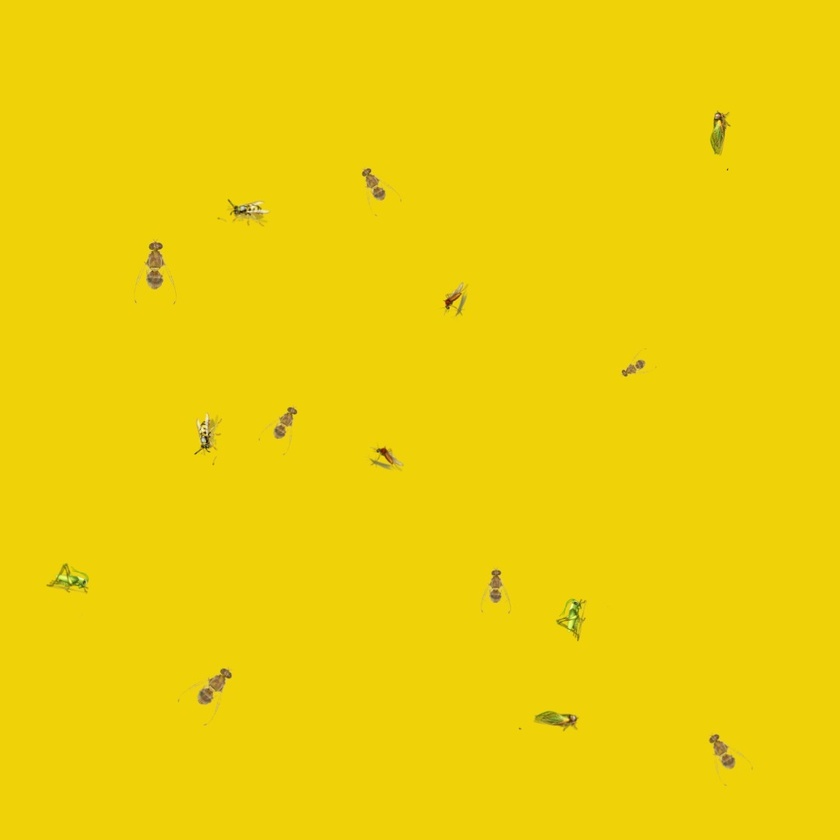
#> input picture Training/Session_11/Insects.jpg, 840 x 840 px, shrunk from 1080 x 1080 before the run, found by its file name
$ python Task2.py
#> lines starting #> are read from the running program, lines starting #| are printed output that depends on the picture; after the words box and inside, x2 and y2 are one past the last pixel; in counts of white or black regions, pixels touching at a corner belong together
import cv2
import numpy as np

image_path = 'Session_11\\Insects.jpg'
image = cv2.imread(image_path)
#> image is the input picture: shape (840, 840, 3); mean B, G, R 8.6, 209.3, 238.2

hsv_image = cv2.cvtColor(image, cv2.COLOR_BGR2HSV)
#> hsv_image: shape (840, 840, 3); mean H, S, V 26, 245.2, 238.2

lower_bound = (0, 0, 0)
upper_bound = (180, 255, 200)

mask = cv2.inRange(hsv_image, lower_bound, upper_bound)
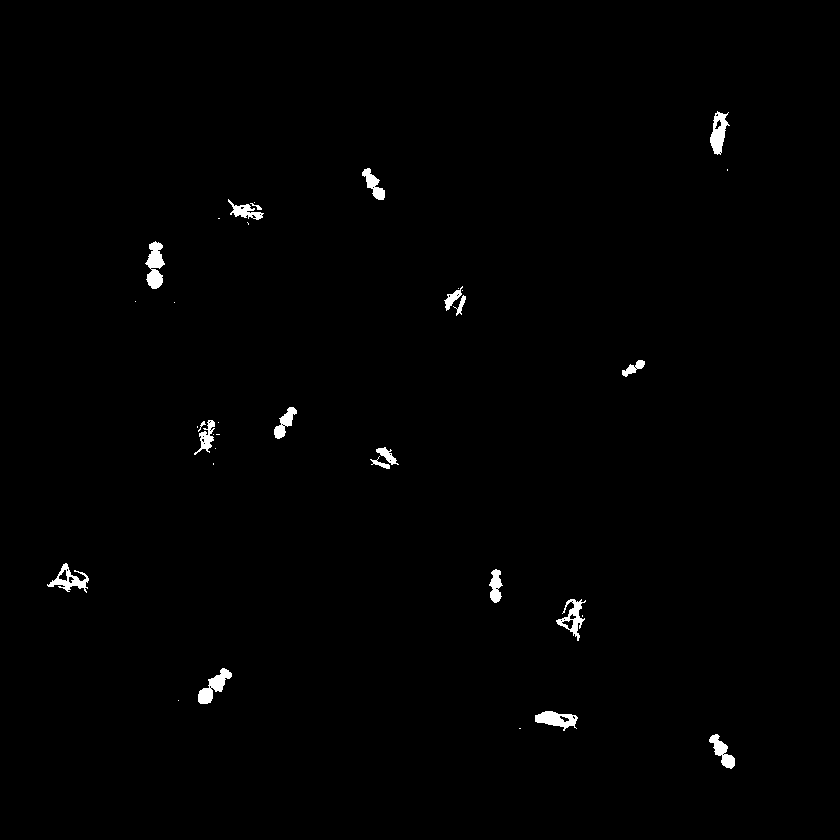
#> mask: shape (840, 840); 0.8% white; 36 white regions (17 under 20 px), largest, box (x1, y1, x2, y2) and area: (145, 241, 165, 289) 584, (198, 668, 232, 704) 509, (535, 711, 578, 731) 478

kernel = cv2.getStructuringElement(cv2.MORPH_ELLIPSE, (3, 3))
mask = cv2.morphologyEx(mask, cv2.MORPH_OPEN, kernel)
#> mask: shape (840, 840); 0.74% white; 22 white regions (3 under 20 px), largest, box (x1, y1, x2, y2) and area: (198, 668, 232, 704) 503, (535, 711, 578, 729) 462, (710, 112, 728, 155) 457
mask = cv2.morphologyEx(mask, cv2.MORPH_CLOSE, kernel)
#> mask: shape (840, 840); 0.76% white; 17 white regions (2 under 20 px)

# Find contours in the mask
contours, _ = cv2.findContours(mask, cv2.RETR_EXTERNAL, cv2.CHAIN_APPROX_SIMPLE)
#> contours = 17 contours, 2 with area under 20; largest, box (x1, y1, x2, y2) and area: (145, 241, 165, 289) 532, (198, 668, 232, 704) 461, (535, 711, 578, 729) 446, (710, 112, 728, 155) 438, (709, 734, 735, 769) 350

# Filter contours by area if needed
min_contour_area = 50
filtered_contours = [cnt for cnt in contours if cv2.contourArea(cnt) > min_contour_area]
#> filtered_contours = 15 contours; largest, box (x1, y1, x2, y2) and area: (145, 241, 165, 289) 532, (198, 668, 232, 704) 461, (535, 711, 578, 729) 446, (710, 112, 728, 155) 438, (709, 734, 735, 769) 350

# Draw contours on the original image
cv2.drawContours(image, filtered_contours, -1, (0, 255, 0), 2)
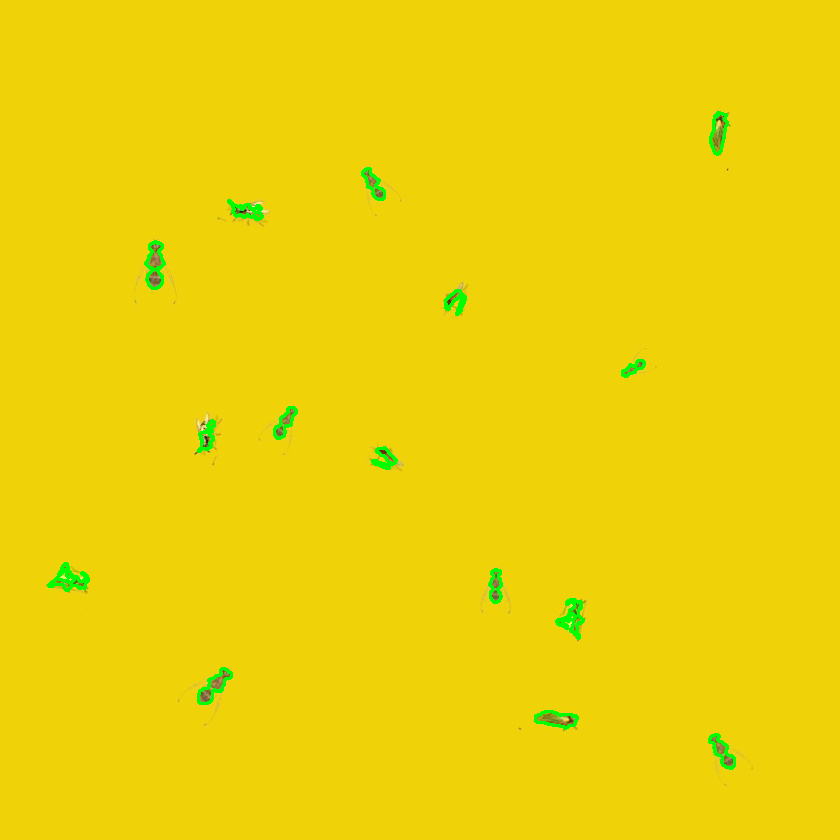
#> image: shape (840, 840, 3); 0.77% of pixels changed, all inside (x1, y1, x2, y2) = (47, 111, 736, 770)

# Count the number of insects detected
number_of_insects = len(filtered_contours)
#> number_of_insects = 15
print(f"Number of insects detected: {number_of_insects}")
#| Number of insects detected: 15

# Optionally show the image and the mask for visualization
cv2.imshow('Detected Insects', image)
cv2.imshow('Mask', mask)
cv2.waitKey(0)
cv2.destroyAllWindows()
